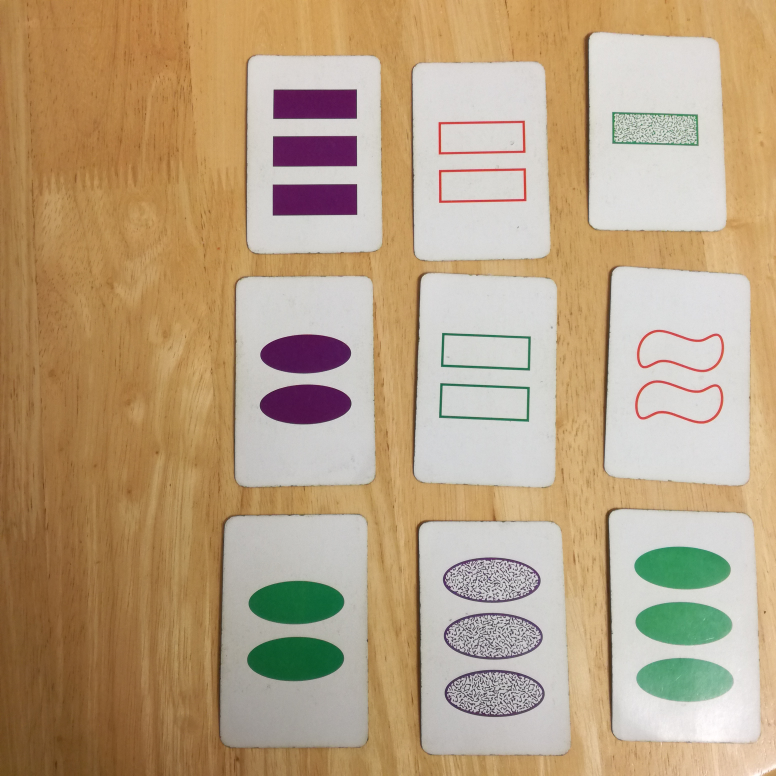
#> input picture source_cards/set_game_board.jpg, 3104 x 3104 px (shown at 1/4 size)
$ jupyter execute detect_card.ipynb
#> lines starting #> are read from the running program, lines starting #| are printed output that depends on the picture; after the words box and inside, x2 and y2 are one past the last pixel; in counts of white or black regions, pixels touching at a corner belong together
#> further down, img is the input picture: shape (3104, 3104, 3); mean B, G, R 130.9, 161.7, 185.1
[cell 1]
#!/usr/bin/env python
# coding: utf-8

import numpy as np
import cv2
import os
import copy
import matplotlib
import numpy as np
import matplotlib.pyplot as plt
from collections import namedtuple
import operator
from sklearn.cluster import KMeans

#red=1, purple=2, green=3
#empty=1 , speckled=2, filled=3
#rectange=1, oval=2, squigle=3

[cell 2]
def check_colour(img, card_props):
    height, width, dim = img.shape

    ## convert to hsv
    hsv = cv2.cvtColor(img, cv2.COLOR_BGR2HSV)
    ## mask of green

    red_low = cv2.inRange(hsv, (0, 20, 50), (10, 255, 255))
    red_high = cv2.inRange(hsv, (170, 40, 50), (180, 255, 255))
    purple = cv2.inRange(hsv, (80, 20, 0), (180, 255, 255))
    green = cv2.inRange(hsv, (36, 20, 0), (80, 255, 255))
    mask =  [red_low, red_high, purple, green]

    max_percent_area = 0
    max_percent_area_index = 0

    for i in range(len(mask)):
        target = cv2.bitwise_and(img,img, mask=mask[i])

        area = target.any(axis=-1).sum()
        percent_area = ((area/(target.shape[0]*target.shape[1]))*100)/card_props['number']
        if percent_area > max_percent_area:
            max_percent_area_index  = i
            max_percent_area = percent_area

    if max_percent_area_index == 0:
        card_props['colour'] = 1
    elif max_percent_area_index == 1 :
        card_props['colour'] = 1
    elif max_percent_area_index == 2:
        card_props['colour'] = 2
    elif max_percent_area_index == 3:
        card_props['colour'] = 3
    #
    if max_percent_area > 5:
        card_props['fill'] = 3
    elif max_percent_area > 2.2:
        card_props['fill'] = 2
    elif max_percent_area > 0.5:
        card_props['fill'] = 1

    return card_props

[cell 3]
def angle_cos(p0, p1, p2):
   d1, d2 = (p0-p1).astype('float'), (p2-p1).astype('float')
   return abs(np.dot(d1, d2) / np.sqrt(np.dot(d1, d1)*np.dot(d2, d2)))

[cell 4]
def find_cards(img):
   img = cv2.GaussianBlur(img, (5, 5), 0)
   cards = []

   for gray in cv2.split(img):
       for thrs in range(0, 255, 25):
           if thrs == 0:
               edges = cv2.Canny(gray, 0, 50, apertureSize=5)
#                 cv2.imshow('edges' ,edges)
               bin = cv2.dilate(edges, None)

           else:
               retval, bin = cv2.threshold(gray, thrs, 255, cv2.THRESH_BINARY)

           contours, hierarchy = cv2.findContours(bin, cv2.RETR_LIST, cv2.CHAIN_APPROX_SIMPLE)
           for cnt in contours:

               leftmost = tuple(cnt[cnt[:, :, 0].argmin()][0])
               rightmost = tuple(cnt[cnt[:, :, 0].argmax()][0])
               topmost = tuple(cnt[cnt[:, :, 1].argmin()][0])
               bottommost = tuple(cnt[cnt[:,:,1].argmax()][0])
               cnt_len = cv2.arcLength(cnt, True)
               cnt = cv2.approxPolyDP(cnt, 0.02*cnt_len, True)
               if len(cnt) == 4 and cv2.contourArea(cnt) > 1000 and cv2.isContourConvex(cnt):
                   cnt = cnt.reshape(-1, 2)
                   max_cos = np.max([angle_cos( cnt[i], cnt[(i+1) % 4], cnt[(i+2) % 4] ) for i in range(4)])
                   if max_cos < 0.4 and cv2.contourArea(cnt) < 1000000 and cv2.contourArea(cnt) > 100000:
                       cards.append(cv2.boundingRect(np.array([leftmost, rightmost, topmost, bottommost])))
#> this loop made 3 passes
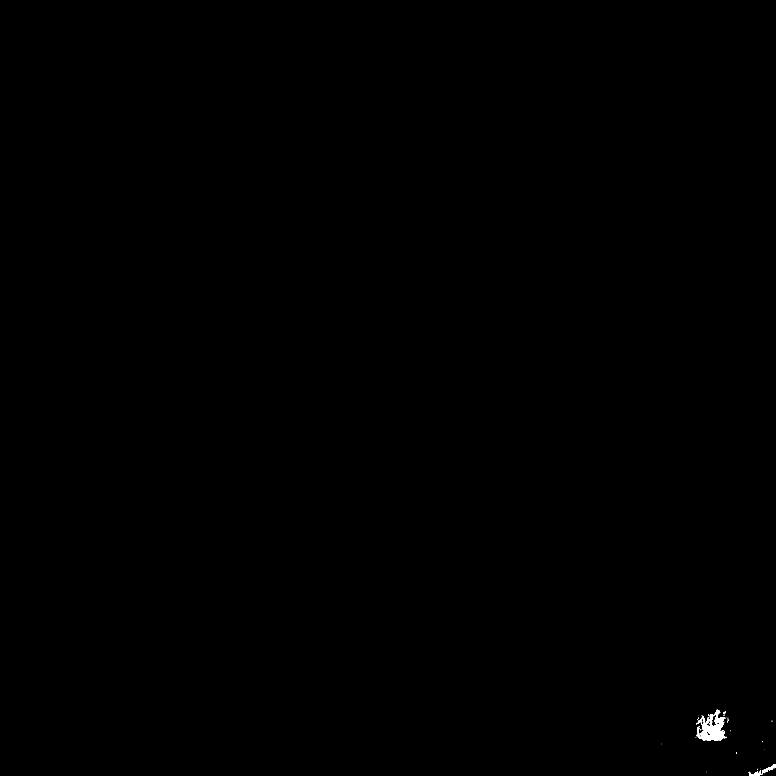
#> bin: shape (3104, 3104) (shown at 1/4 size); 0.09% white; 38 white regions (31 under 20 px), largest, box (x1, y1, x2, y2) and area: (2785, 2856, 2901, 2964) 6581, (3046, 3056, 3104, 3100) 687, (2996, 3080, 3043, 3104) 498
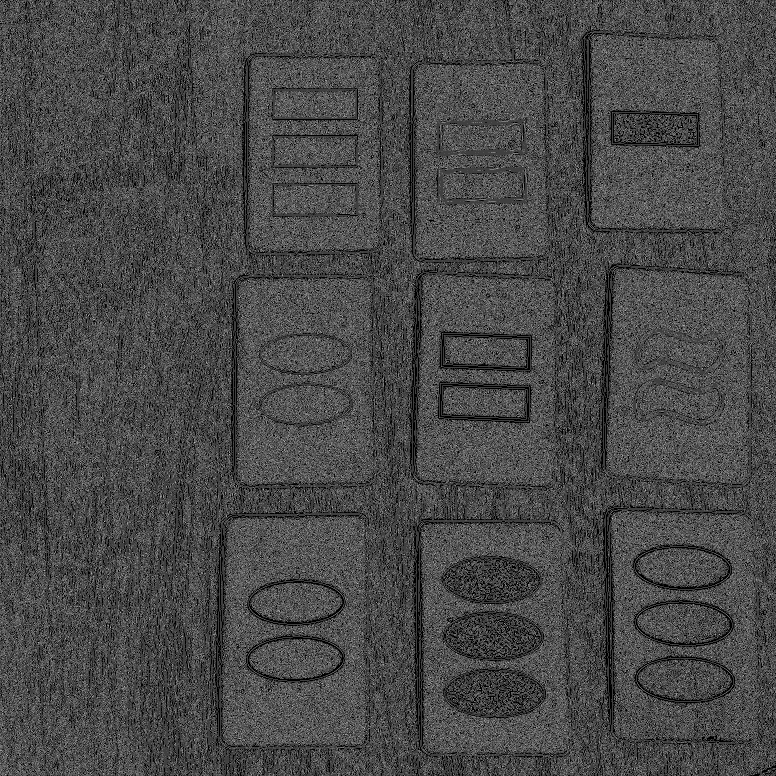
#> edges: shape (3104, 3104) (shown at 1/4 size); 28.6% white in thin lines or dots

   return cards

[cell 5]
def find_shapes(image):

    card_props = {'shape': 0, 'fill': 0, 'number': 0, 'colour': 0}

    blur_img = cv2.blur(image, (3, 3))
    gray_img = cv2.cvtColor(blur_img, cv2.COLOR_BGR2GRAY)
    thr_image = cv2.Canny(gray_img, 50, 220, apertureSize=3)
    thr_image = cv2.dilate(thr_image, np.ones((3, 3), np.uint8))
    contours, hierarchy = cv2.findContours(thr_image, cv2.RETR_EXTERNAL, cv2.CHAIN_APPROX_SIMPLE)

    for cnt in contours:
        if cv2.contourArea(cnt) > 5000 and cv2.contourArea(cnt) < 200000:
            cv2.drawContours(draw_on, [cnt], 0, (0, 255, 0), 6)
            epsilon = 0.005*cv2.arcLength(cnt, True)
            approx = cv2.approxPolyDP(cnt, epsilon, True)

            if approx.shape[0] == 4:
                card_props['shape'] = 1
                card_props['number'] += 1
            elif approx.shape[0] < 18:
                card_props['shape'] = 2
                card_props['number'] += 1
            elif approx.shape[0] >= 19:
                card_props['shape'] = 3
                card_props['number'] += 1

    card_props_out = check_colour(image[:], card_props)
    return card_props_out

[cell 6]
image_file = 'source_cards/set_game_board.jpg'

img = cv2.imread(image_file)
img_2 = copy.deepcopy(img)
cards = find_cards(img)
cards = cv2.groupRectangles(cards, 1)[0]

name_iterator = 0
for card in cards:

    card_img = img[card[1]:card[1]+card[3], card[0]:card[0]+card[2]]

    draw_on = copy.deepcopy(card_img)

    shapes = find_shapes(card_img)
    print(shapes)

    plt.imshow(cv2.cvtColor(draw_on, cv2.COLOR_BGR2RGB))

    plt.show()

    cv2.rectangle(img_2, (card[0], card[1]), (card[0]+card[2], card[1]+card[3]), (255, 0, 0), thickness=10)
    name_iterator += 1

    cv2.imwrite('sliced_cards/slice_' + str(name_iterator) + '.png', draw_on)
#> this loop made 9 passes
#> card on passes 1 to 9: [1651, 248, 549, 799], [889, 2058, 582, 928], [942, 1104, 560, 842], [990, 221, 539, 791], [1676, 2086, 604, 932], [1658, 1093, 569, 855], [2420, 1068, 582, 874], [2356, 129, 558, 796], [2438, 2038, 604, 933]
#| {'shape': 1, 'fill': 1, 'number': 2, 'colour': 1}
#| {'shape': 2, 'fill': 3, 'number': 2, 'colour': 3}
#| {'shape': 2, 'fill': 3, 'number': 2, 'colour': 2}
#| {'shape': 1, 'fill': 3, 'number': 3, 'colour': 2}
#| {'shape': 2, 'fill': 2, 'number': 3, 'colour': 2}
#| {'shape': 1, 'fill': 1, 'number': 2, 'colour': 3}
#| {'shape': 3, 'fill': 1, 'number': 2, 'colour': 1}
#| {'shape': 1, 'fill': 2, 'number': 1, 'colour': 3}
#> (further printed lines are left out)
#> pass 1, in find_shapes, `thr_image = cv2.Canny(gray_img, 50, 220, apertureSize=3)`:
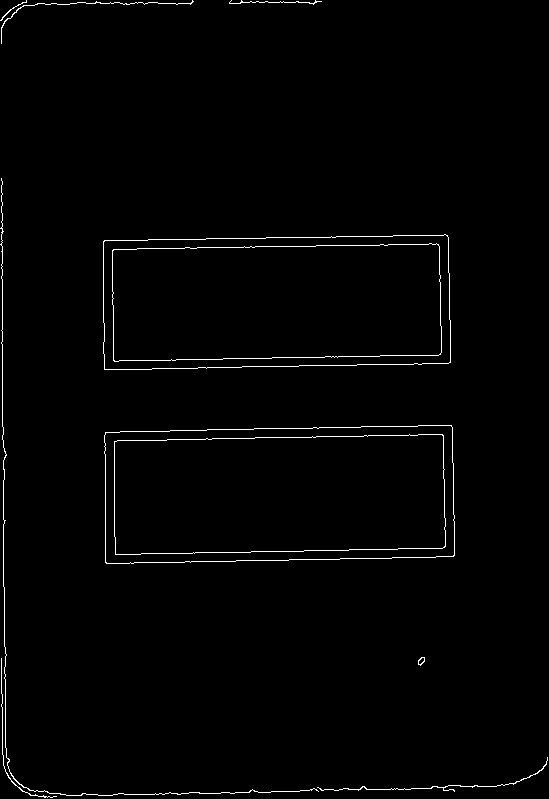
#> thr_image: shape (799, 549); 1.3% white in thin lines or dots
#> pass 1, `plt.show()`:
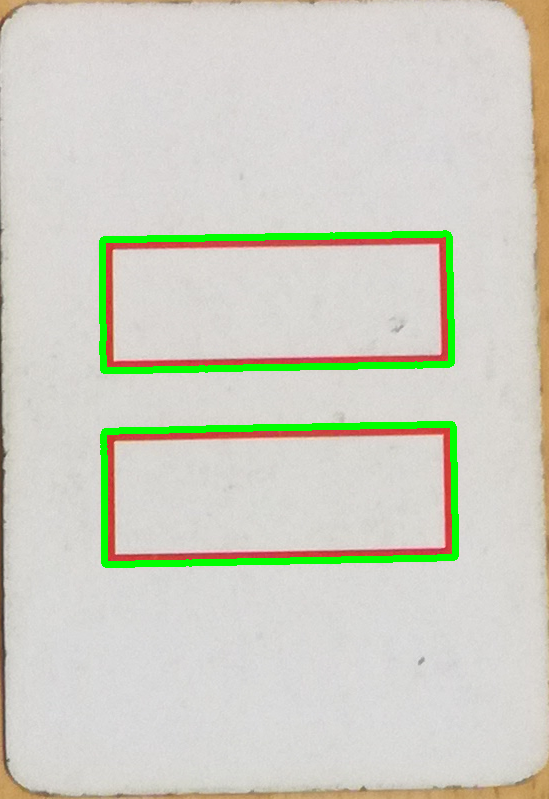
#> shown: shape (799, 549, 3); mean R, G, B 208.3, 209.1, 196.7
#> pass 2, `plt.show()`:
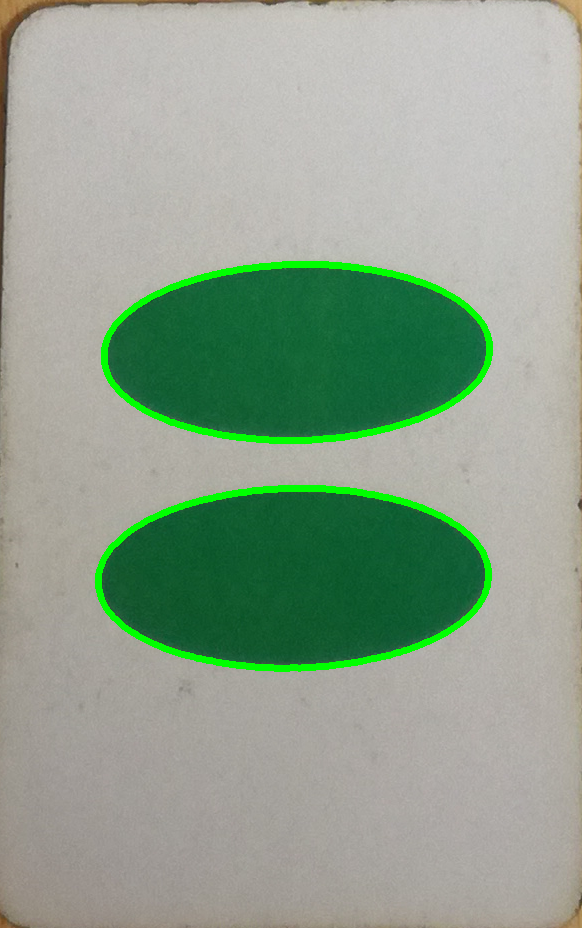
#> shown: shape (928, 582, 3); mean R, G, B 143.6, 161.5, 142.1
#> after the loop:
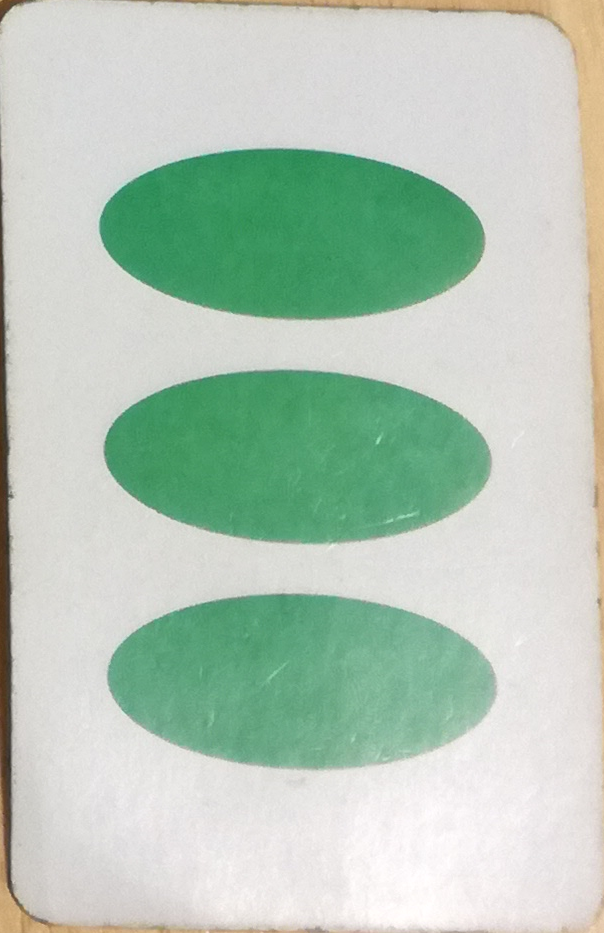
#> card_img: shape (933, 604, 3); mean B, G, R 184.8, 200.5, 181.6
#> after the loop:
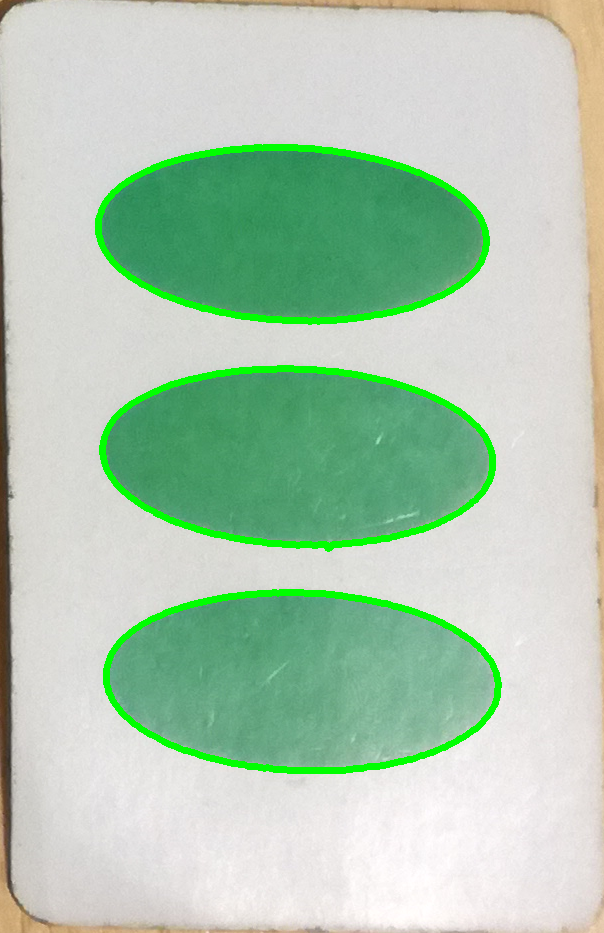
#> draw_on: shape (933, 604, 3); mean B, G, R 178.6, 202.3, 175.5
#> after the loop:
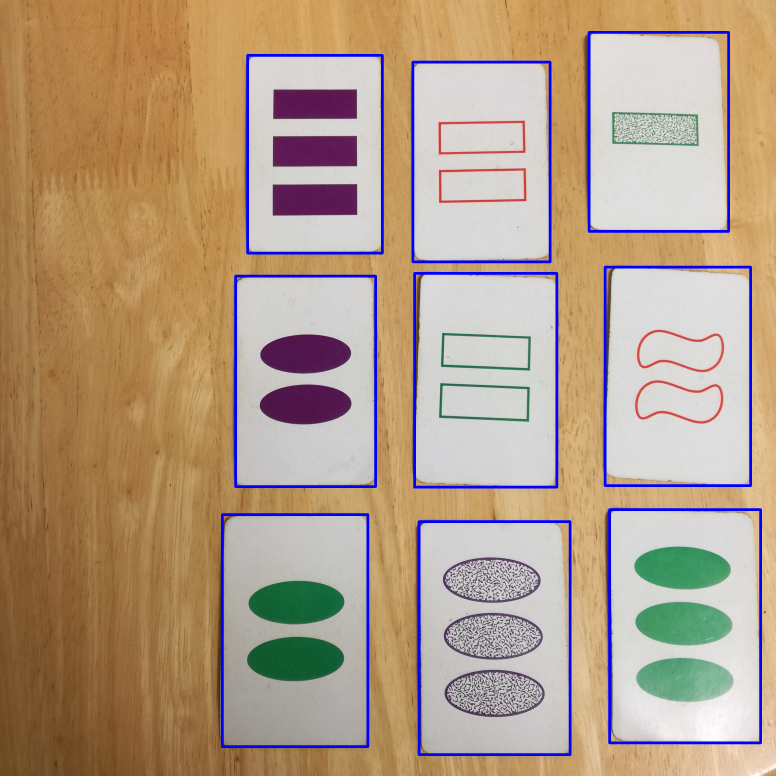
#> img_2: shape (3104, 3104, 3) (shown at 1/4 size); mean B, G, R 135, 157.4, 179.9

# [5 lines of commented-out code are left out]
plt.imshow(cv2.cvtColor(img_2, cv2.COLOR_BGR2RGB))
plt.show()
cv2.imwrite('sliced_cards/output.png', img_2)
#> Out = True
# cv2.destroyAllWindows()
# cv2.waitKey(1)
